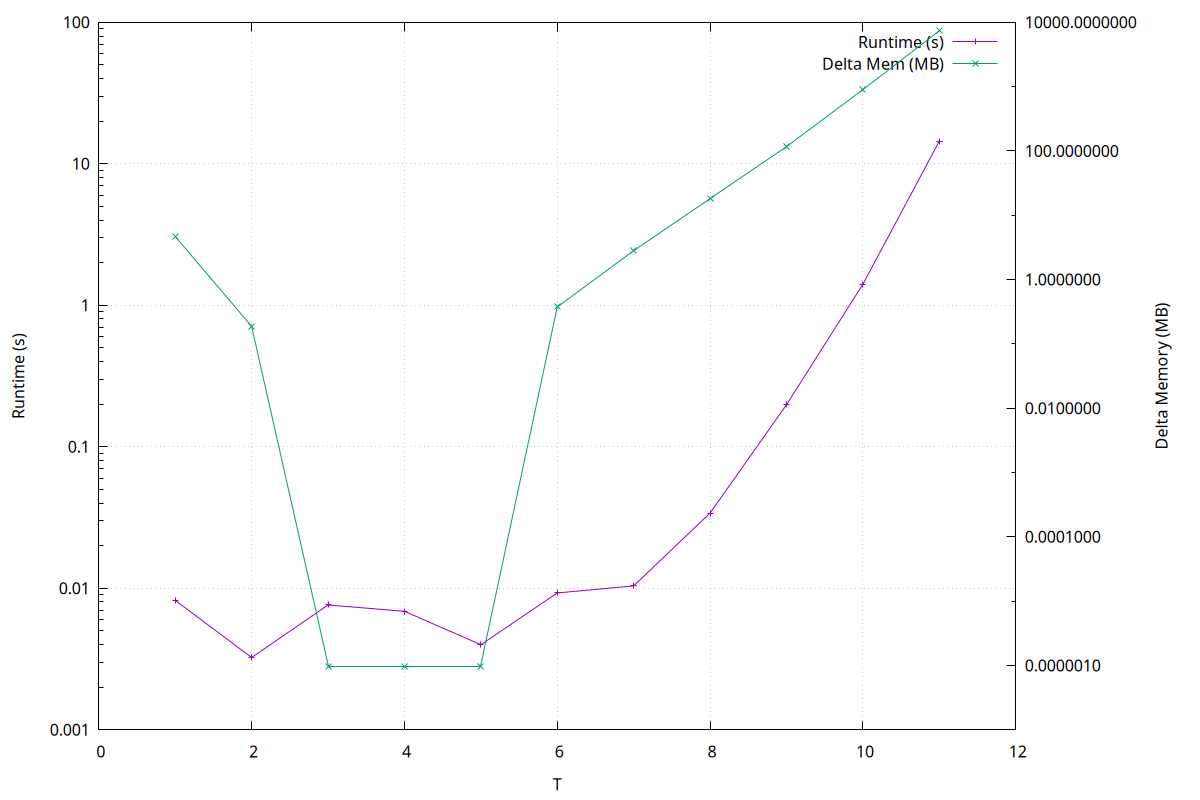

gnuplot code for this plot:
set datafile separator comma
set grid
set term pngcairo size 1200,800
set output 'scaling.png'
set xlabel 'T'
set ylabel 'Runtime (s)'
set y2label 'Delta Memory (MB)'
set ytics nomirror
set y2tics
set logscale y
set logscale y2
eps_rt = 1e-9
eps_mb = 1.0/(1024.0*1024.0)
plot 'scaling.csv' using 1:( $2>0 ? $2 : eps_rt ) axes x1y1 with linespoints title 'Runtime (s)',\
     'scaling.csv' using 1:( ($3>0 ? ($3/1024.0/1024.0) : eps_mb) ) axes x1y2 with linespoints title 'Delta Mem (MB)'
